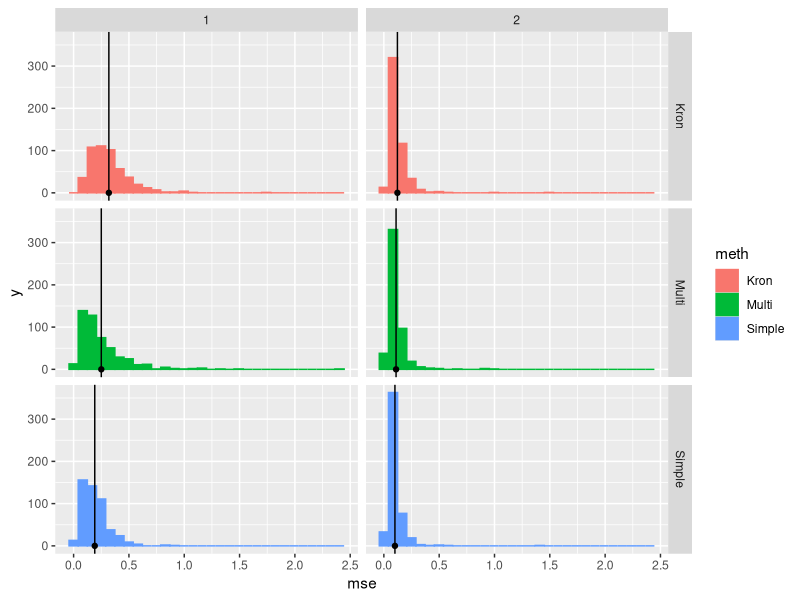
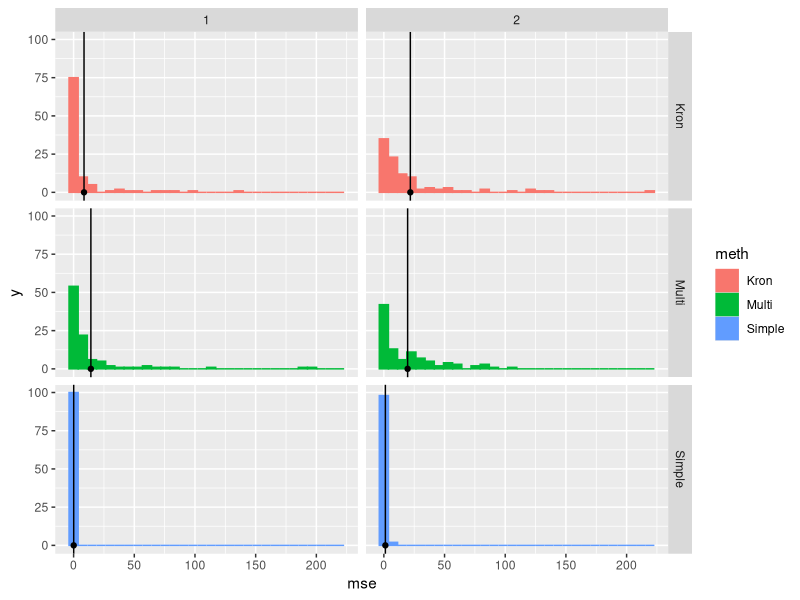
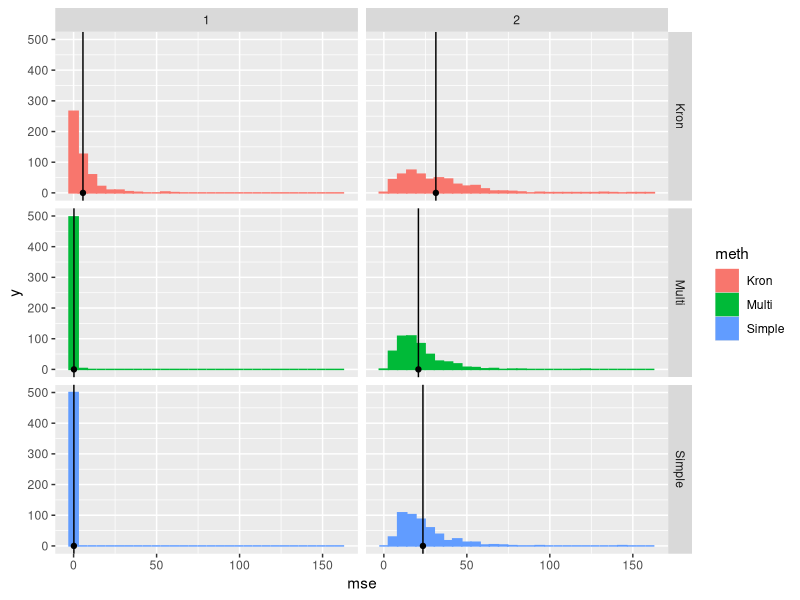

Here is the R script that generated these plots, in order:
library(ggplot2)
library(dplyr)

ex1 <- read.csv("ex1_mse.csv",header=F)
names(ex1) <- c("meth","task","mse")
ex1_sum <- ex1 %>%
  group_by(meth,task) %>%
  summarize(mean=mean(mse),
         se=sd(mse)/n())
ex1 %>%
  ggplot(aes(x=mse)) +
  geom_histogram(aes(color=meth,fill=meth)) +
  geom_point(data=ex1_sum,
             aes(x=mean,y=0)) +
  geom_vline(data=ex1_sum,
             aes(xintercept=mean)) +
  geom_errorbarh(data=ex1_sum,
             aes(x=NULL,xmin=mean-2*se,xmax=mean+2*se,y=0)) +
  facet_grid(meth~task)

ex2 <- read.csv("ex2_mse.csv",header=F)
names(ex2) <- c("meth","task","mse")
ex2_sum <- ex2 %>%
  group_by(meth,task) %>%
  summarize(mean=mean(mse),
         se=sd(mse)/n())
ex2 %>%
  ggplot(aes(x=mse)) +
  geom_histogram(aes(color=meth,fill=meth)) +
  geom_point(data=ex2_sum,
             aes(x=mean,y=0)) +
  geom_vline(data=ex2_sum,
             aes(xintercept=mean)) +
  geom_errorbarh(data=ex2_sum,
             aes(x=NULL,xmin=mean-2*se,xmax=mean+2*se,y=0)) +
  facet_grid(meth~task)

ex3 <- read.csv("ex3_mse.csv",header=F)
names(ex3) <- c("meth","task","mse")
ex3_sum <- ex3 %>%
  group_by(meth,task) %>%
  summarize(mean=mean(mse),
         se=sd(mse)/n())
ex3 %>%
  ggplot(aes(x=mse)) +
  geom_histogram(aes(color=meth,fill=meth)) +
  geom_point(data=ex3_sum,
             aes(x=mean,y=0)) +
  geom_vline(data=ex3_sum,
             aes(xintercept=mean)) +
  geom_errorbarh(data=ex3_sum,
             aes(x=NULL,xmin=mean-2*se,xmax=mean+2*se,y=0)) +
  facet_grid(meth~task)
